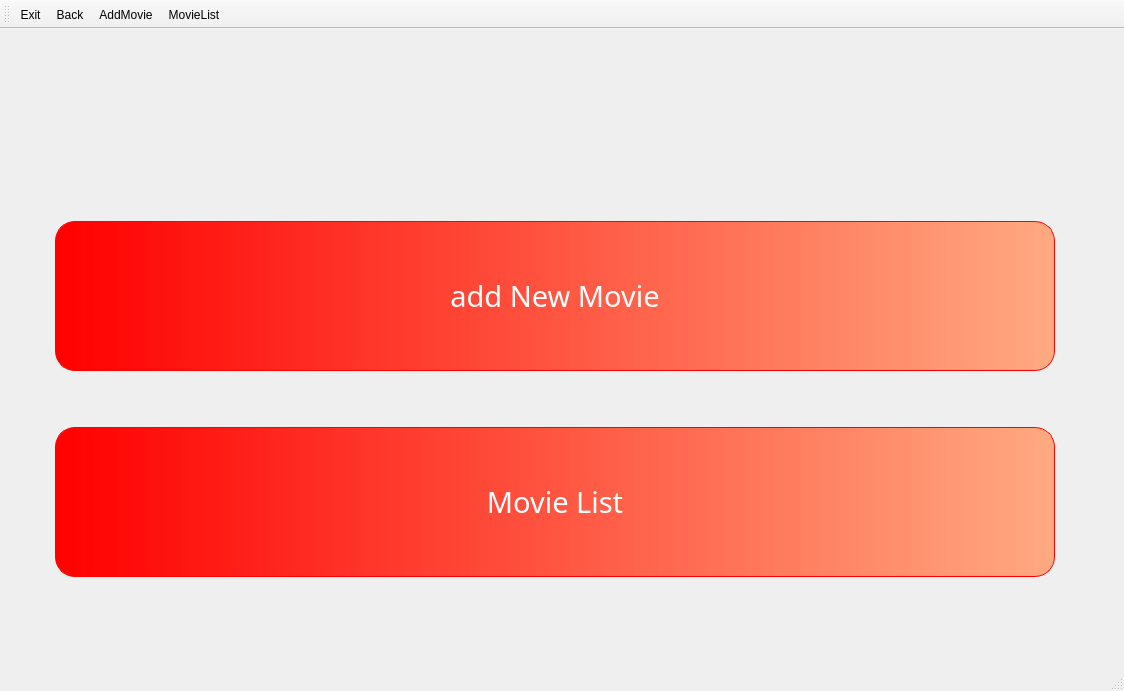
<?xml version="1.0" encoding="UTF-8"?>
<ui version="4.0">
 <class>Admin</class>
 <widget class="QMainWindow" name="Admin">
  <property name="geometry">
   <rect>
    <x>0</x>
    <y>0</y>
    <width>1124</width>
    <height>691</height>
   </rect>
  </property>
  <property name="windowTitle">
   <string>MainWindow</string>
  </property>
  <property name="styleSheet">
   <string notr="true">QPushButton
{
background-color:qlineargradient(spread:pad, x1:0, y1:0, x2:1, y2:0, stop:0 rgb(255, 0, 0), stop:1 rgb(255, 170, 130));
border-radius: 20px;
border: 1px solid red;
color:white;
}
QPushButton:hover
{
background-color:qlineargradient(spread:pad, x1:0, y1:0, x2:1, y2:0, stop:0 rgb(255, 94, 30), stop:1 rgba(255, 208, 176, 200));
}</string>
  </property>
  <widget class="QWidget" name="centralwidget">
   <layout class="QHBoxLayout" name="horizontalLayout_2">
    <item>
     <spacer name="horizontalSpacer">
      <property name="orientation">
       <enum>Qt::Horizontal</enum>
      </property>
      <property name="sizeType">
       <enum>QSizePolicy::Expanding</enum>
      </property>
      <property name="sizeHint" stdset="0">
       <size>
        <width>300</width>
        <height>20</height>
       </size>
      </property>
     </spacer>
    </item>
    <item>
     <layout class="QVBoxLayout" name="verticalLayout_2">
      <item>
       <spacer name="verticalSpacer_3">
        <property name="orientation">
         <enum>Qt::Vertical</enum>
        </property>
        <property name="sizeHint" stdset="0">
         <size>
          <width>20</width>
          <height>40</height>
         </size>
        </property>
       </spacer>
      </item>
      <item>
       <layout class="QHBoxLayout" name="horizontalLayout">
        <property name="topMargin">
         <number>100</number>
        </property>
        <item>
         <widget class="QPushButton" name="pushButton_Addmovie">
          <property name="sizePolicy">
           <sizepolicy hsizetype="Fixed" vsizetype="Fixed">
            <horstretch>0</horstretch>
            <verstretch>0</verstretch>
           </sizepolicy>
          </property>
          <property name="minimumSize">
           <size>
            <width>1000</width>
            <height>150</height>
           </size>
          </property>
          <property name="font">
           <font>
            <family>French Script MT</family>
            <pointsize>22</pointsize>
           </font>
          </property>
          <property name="text">
           <string>add New Movie</string>
          </property>
         </widget>
        </item>
        <item>
         <widget class="QLabel" name="label_AddmoviePic">
          <property name="text">
           <string/>
          </property>
         </widget>
        </item>
       </layout>
      </item>
      <item>
       <spacer name="verticalSpacer">
        <property name="orientation">
         <enum>Qt::Vertical</enum>
        </property>
        <property name="sizeType">
         <enum>QSizePolicy::Preferred</enum>
        </property>
        <property name="sizeHint" stdset="0">
         <size>
          <width>20</width>
          <height>40</height>
         </size>
        </property>
       </spacer>
      </item>
      <item>
       <layout class="QHBoxLayout" name="horizontalLayout_3">
        <property name="topMargin">
         <number>10</number>
        </property>
        <item>
         <widget class="QPushButton" name="pushButton_MovieList">
          <property name="sizePolicy">
           <sizepolicy hsizetype="Fixed" vsizetype="Fixed">
            <horstretch>0</horstretch>
            <verstretch>0</verstretch>
           </sizepolicy>
          </property>
          <property name="minimumSize">
           <size>
            <width>1000</width>
            <height>150</height>
           </size>
          </property>
          <property name="font">
           <font>
            <family>French Script MT</family>
            <pointsize>22</pointsize>
           </font>
          </property>
          <property name="text">
           <string>Movie List</string>
          </property>
         </widget>
        </item>
        <item>
         <widget class="QLabel" name="label_MoviListPic">
          <property name="text">
           <string/>
          </property>
         </widget>
        </item>
       </layout>
      </item>
      <item>
       <spacer name="verticalSpacer_4">
        <property name="orientation">
         <enum>Qt::Vertical</enum>
        </property>
        <property name="sizeHint" stdset="0">
         <size>
          <width>20</width>
          <height>40</height>
         </size>
        </property>
       </spacer>
      </item>
     </layout>
    </item>
    <item>
     <spacer name="horizontalSpacer_2">
      <property name="orientation">
       <enum>Qt::Horizontal</enum>
      </property>
      <property name="sizeType">
       <enum>QSizePolicy::Expanding</enum>
      </property>
      <property name="sizeHint" stdset="0">
       <size>
        <width>300</width>
        <height>20</height>
       </size>
      </property>
     </spacer>
    </item>
   </layout>
  </widget>
  <widget class="QMenuBar" name="menubar">
   <property name="geometry">
    <rect>
     <x>0</x>
     <y>0</y>
     <width>1124</width>
     <height>19</height>
    </rect>
   </property>
  </widget>
  <widget class="QStatusBar" name="statusbar"/>
  <widget class="QToolBar" name="toolBar">
   <property name="windowTitle">
    <string>toolBar</string>
   </property>
   <attribute name="toolBarArea">
    <enum>TopToolBarArea</enum>
   </attribute>
   <attribute name="toolBarBreak">
    <bool>false</bool>
   </attribute>
   <addaction name="actionExit"/>
   <addaction name="actionBack"/>
   <addaction name="actionAddMovie"/>
   <addaction name="actionMovieList"/>
  </widget>
  <action name="actionBack">
   <property name="icon">
    <iconset resource="resourse.qrc">
     <normaloff>:/Resourse/Resourse/Icon/back.png</normaloff>:/Resourse/Resourse/Icon/back.png</iconset>
   </property>
   <property name="text">
    <string>Back</string>
   </property>
   <property name="toolTip">
    <string>&lt;html&gt;&lt;head/&gt;&lt;body&gt;&lt;p&gt;&lt;span style=&quot; font-size:10pt;&quot;&gt;Previouse Page&lt;/span&gt;&lt;/p&gt;&lt;/body&gt;&lt;/html&gt;</string>
   </property>
  </action>
  <action name="actionExit">
   <property name="icon">
    <iconset resource="resourse.qrc">
     <normaloff>:/Resourse/Resourse/Icon/Exit critical.png</normaloff>:/Resourse/Resourse/Icon/Exit critical.png</iconset>
   </property>
   <property name="text">
    <string>Exit</string>
   </property>
   <property name="toolTip">
    <string>&lt;html&gt;&lt;head/&gt;&lt;body&gt;&lt;p&gt;&lt;span style=&quot; font-size:10pt;&quot;&gt;Exit&lt;/span&gt;&lt;/p&gt;&lt;/body&gt;&lt;/html&gt;</string>
   </property>
  </action>
  <action name="actionAddMovie">
   <property name="icon">
    <iconset resource="resourse.qrc">
     <normaloff>:/Resourse/Resourse/Icon/icons8-add-file-100.png</normaloff>:/Resourse/Resourse/Icon/icons8-add-file-100.png</iconset>
   </property>
   <property name="text">
    <string>AddMovie</string>
   </property>
  </action>
  <action name="actionMovieList">
   <property name="icon">
    <iconset resource="resourse.qrc">
     <normaloff>:/Resourse/Resourse/Icon/icons8-create-100.png</normaloff>:/Resourse/Resourse/Icon/icons8-create-100.png</iconset>
   </property>
   <property name="text">
    <string>MovieList</string>
   </property>
  </action>
 </widget>
 <resources>
  <include location="resourse.qrc"/>
 </resources>
 <connections/>
</ui>
